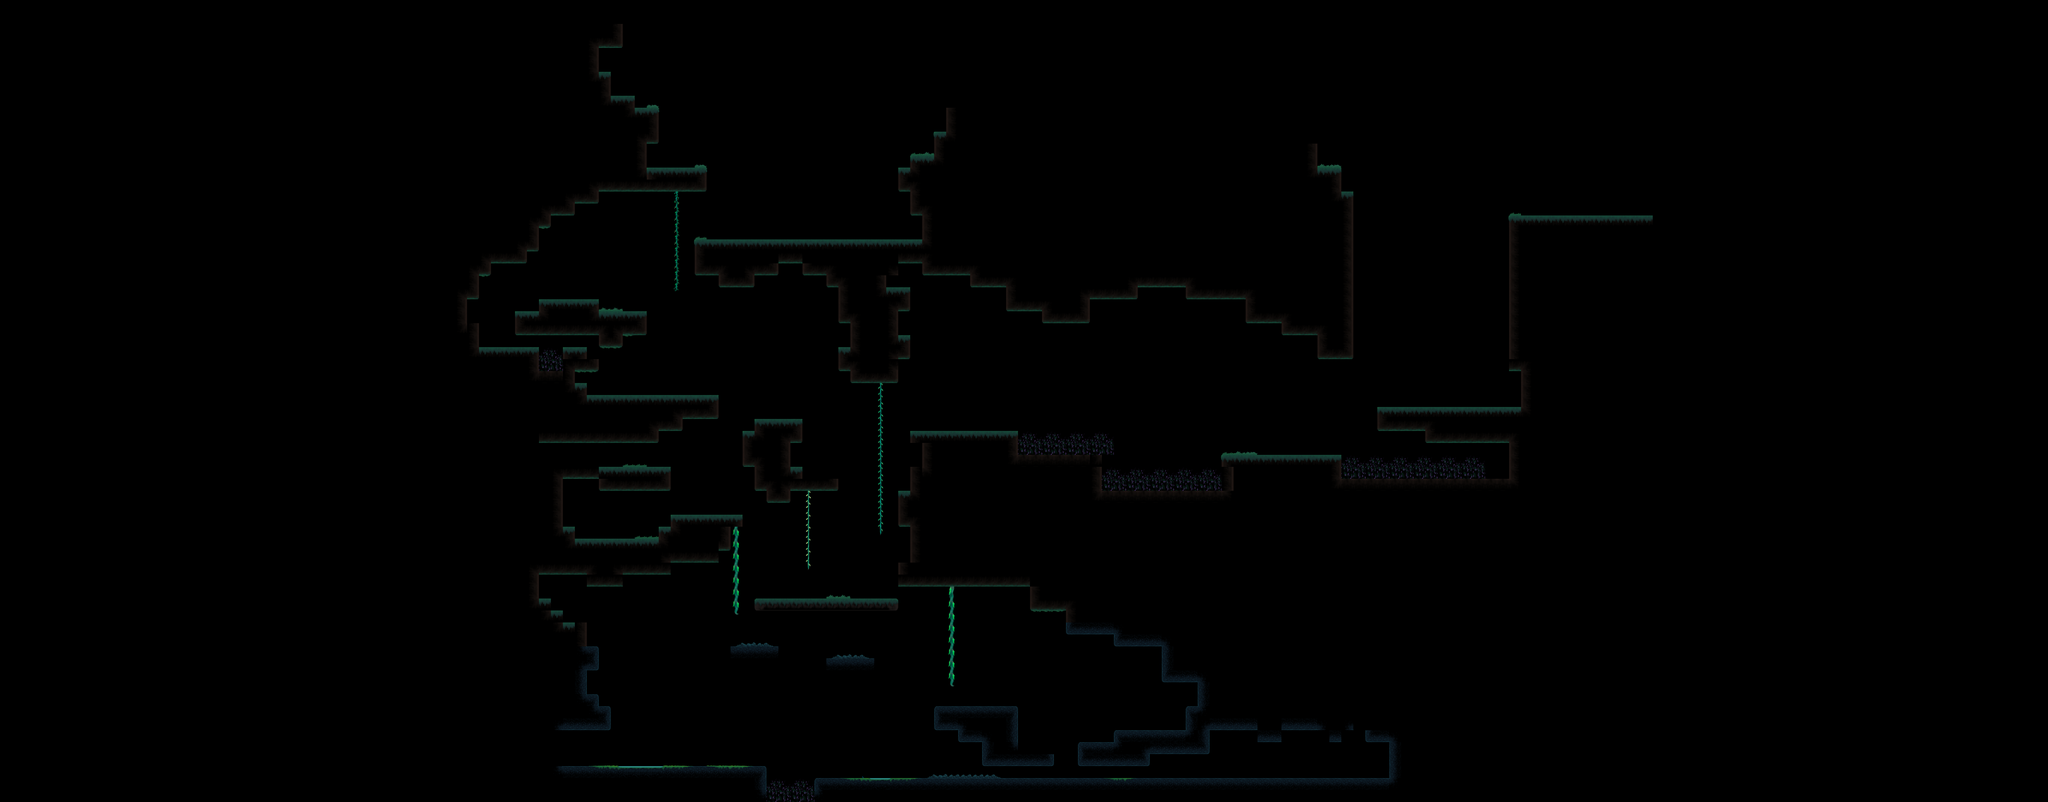

Below is a game level as drawn by its tile map, then a one-line description and the .tmx that defines it (tile-layer data replaced by summaries):
An orthogonal 171x67 tile map with 64x64 px tiles, 10 tile layers (Background, Background_Fog, Layer_4, Layer_3, ...), 1 hidden layer not drawn, 37 tilesets and 359 objects (8x Hook, 6x Scurver, 5x Dreadspire, 4x CaveDrop, 4x LifePlant, ...).

<map version="1.10" tiledversion="1.11.2" orientation="orthogonal" renderorder="right-down" width="171" height="67" tilewidth="64" tileheight="64" infinite="0" nextlayerid="74" nextobjectid="5623">
 <tileset firstgid="1" name="Mangrove_background" tilewidth="64" tileheight="64" tilecount="480" columns="30">
  <image source="../Environment/Mangrove_background.png" width="1920" height="1080" />
 </tileset>
 <tileset firstgid="481" name="Mangrove_Tree1" tilewidth="64" tileheight="64" tilecount="1140" columns="30">
  <image source="../Environment/Mangrove_Tree1.png" width="1920" height="2444" />
 </tileset>
 <tileset firstgid="1621" name="Mangrove_Tree1.1" tilewidth="64" tileheight="64" tilecount="1140" columns="30">
  <image source="../Environment/Mangrove_Tree1.1.png" width="1920" height="2444" />
 </tileset>
 <tileset firstgid="2761" name="Mangrove_Tree1.2" tilewidth="64" tileheight="64" tilecount="1140" columns="30">
  <image source="../Environment/Mangrove_Tree1.2.png" width="1920" height="2444" />
 </tileset>
 <tileset firstgid="3901" name="Mangrove_Tree2.1" tilewidth="64" tileheight="64" tilecount="480" columns="30">
  <image source="../Environment/Mangrove_Tree2.1.png" width="1920" height="1080" />
 </tileset>
 <tileset firstgid="4381" name="Mangrove_Tree2.2" tilewidth="64" tileheight="64" tilecount="480" columns="30">
  <image source="../Environment/Mangrove_Tree2.2.png" width="1920" height="1080" />
 </tileset>
 <tileset firstgid="4861" name="Mangrove_Tree2" tilewidth="64" tileheight="64" tilecount="480" columns="30">
  <image source="../Environment/Mangrove_Tree2.png" width="1920" height="1080" />
 </tileset>
 <tileset firstgid="5341" name="Mangrove_Tree3.1" tilewidth="64" tileheight="64" tilecount="480" columns="30">
  <image source="../Environment/Mangrove_Tree3.1.png" width="1920" height="1080" />
 </tileset>
 <tileset firstgid="5821" name="Mangrove_Tree3.2" tilewidth="64" tileheight="64" tilecount="480" columns="30">
  <image source="../Environment/Mangrove_Tree3.2.png" width="1920" height="1080" />
 </tileset>
 <tileset firstgid="6301" name="Mangrove_Tree3" tilewidth="64" tileheight="64" tilecount="480" columns="30">
  <image source="../Environment/Mangrove_Tree3.png" width="1920" height="1080" />
 </tileset>
 <tileset firstgid="6781" name="rocas1" tilewidth="64" tileheight="64" tilecount="480" columns="30">
  <image source="../Environment/rocas1.png" width="1920" height="1080" />
 </tileset>
 <tileset firstgid="7261" name="rocas2" tilewidth="64" tileheight="64" tilecount="480" columns="30">
  <image source="../Environment/rocas2.png" width="1920" height="1080" />
 </tileset>
 <tileset firstgid="7741" name="rocas3" tilewidth="64" tileheight="64" tilecount="480" columns="30">
  <image source="../Environment/rocas3.png" width="1920" height="1080" />
 </tileset>
 <tileset firstgid="8221" name="rocas4" tilewidth="64" tileheight="64" tilecount="480" columns="30">
  <image source="../Environment/rocas4.png" width="1920" height="1080" />
 </tileset>
 <tileset firstgid="8701" name="Mangrove_Fog3" tilewidth="64" tileheight="64" tilecount="1140" columns="30">
  <image source="../Environment/Mangrove_Fog3.png" width="1920" height="2444" />
 </tileset>
 <tileset firstgid="9841" name="Mangrove_Fog1" tilewidth="64" tileheight="64" tilecount="1140" columns="30">
  <image source="../Environment/Mangrove_Fog1.png" width="1920" height="2444" />
 </tileset>
 <tileset firstgid="10981" name="niebla_fondo" tilewidth="64" tileheight="64" tilecount="480" columns="30">
  <image source="../Environment/niebla_fondo.png" width="1920" height="1080" />
 </tileset>
 <tileset firstgid="11461" name="niebla2" tilewidth="64" tileheight="64" tilecount="480" columns="30">
  <image source="../Environment/niebla2.png" width="1920" height="1080" />
 </tileset>
 <tileset firstgid="11941" name="Mangrove_Foreground_Tree" tilewidth="64" tileheight="64" tilecount="480" columns="30">
  <image source="../Environment/Mangrove_Foreground_Tree.png" width="1920" height="1080" />
 </tileset>
 <tileset firstgid="12421" name="Mangrove_Foreground_Plants" tilewidth="64" tileheight="64" tilecount="480" columns="30">
  <image source="../Environment/Mangrove_Foreground_Plants.png" width="1920" height="1080" />
 </tileset>
 <tileset firstgid="12901" name="Mangrove_Plants" tilewidth="64" tileheight="64" tilecount="1140" columns="30">
  <image source="../Environment/Mangrove_Plants.png" width="1920" height="2444" />
 </tileset>
 <tileset firstgid="14041" name="Cave_Mangrove_Background" tilewidth="64" tileheight="64" tilecount="1140" columns="30">
  <image source="../Environment/Cave_Mangrove_Background.png" width="1920" height="2444" />
 </tileset>
 <tileset firstgid="15181" name="spike_puple" tilewidth="64" tileheight="64" tilecount="4" columns="2">
  <image source="../Props/spike_puple.png" width="128" height="128" />
 </tileset>
 <tileset firstgid="15185" name="piedras0" tilewidth="64" tileheight="64" tilecount="480" columns="30">
  <image source="../Environment/piedras0.png" width="1920" height="1080" />
 </tileset>
 <tileset firstgid="15665" name="MapMetadata" tilewidth="64" tileheight="64" tilecount="2" columns="2">
  <image source="MapMetadata.png" width="128" height="64" />
 </tileset>
 <tileset firstgid="15667" name="Mangrove_Tree4.1" tilewidth="64" tileheight="64" tilecount="480" columns="30">
  <image source="../Environment/Mangrove_Tree4.1.png" width="1920" height="1080" />
 </tileset>
 <tileset firstgid="16147" name="Mangrove_Tree4" tilewidth="64" tileheight="64" tilecount="480" columns="30">
  <image source="../Environment/Mangrove_Tree4.png" width="1920" height="1080" />
 </tileset>
 <tileset firstgid="16627" name="Mangrove_Plants0" tilewidth="64" tileheight="64" tilecount="990" columns="30">
  <image source="../Environment/Mangrove_Plants0.png" width="1920" height="2160" />
 </tileset>
 <tileset firstgid="17617" name="lianas" tilewidth="64" tileheight="64" tilecount="225" columns="15">
  <image source="../Props/lianas.png" width="1000" height="1000" />
 </tileset>
 <tileset firstgid="17842" name="gancho_araña" tilewidth="64" tileheight="64" tilecount="18" columns="9">
  <image source="../Props/gancho_araña.png" width="576" height="190" />
 </tileset>
 <tileset firstgid="17860" name="tiles_manglar2" tilewidth="64" tileheight="64" tilecount="100" columns="10">
  <image source="../Props/tiles_manglar2.png" width="640" height="640" />
 </tileset>
 <tileset firstgid="17960" name="Plantas_v2" tilewidth="64" tileheight="64" tilecount="24" columns="12">
  <image source="../Props/Plantas_v2.png" width="768" height="128" />
 </tileset>
 <tileset firstgid="17984" name="tiles_cave2" tilewidth="64" tileheight="64" tilecount="100" columns="10">
  <image source="../Props/tiles_cave2.png" width="640" height="640" />
 </tileset>
 <tileset firstgid="18084" name="Prueba_change" tilewidth="64" tileheight="64" tilecount="1140" columns="30">
  <image source="../Props/Prueba_change.png" width="1920" height="2444" />
 </tileset>
 <tileset firstgid="19224" source="Lianas_v3.tsx" />
 <tileset firstgid="19256" source="../Props/tiles_manglar2.tsx" />
 <tileset firstgid="19356" source="../Props/tiles_cave2.tsx" />
 <group id="70" name="Background" offsetx="66" offsety="-66">
  <properties>
   <property name="Draw" type="bool" value="true" />
  </properties>
 </group>
 <layer id="44" name="Background" width="171" height="67" offsetx="-0.0146359" offsety="0.00748166" parallaxx="0" parallaxy="0">
  <properties>
   <property name="Draw" type="bool" value="true" />
  </properties>
  <data>[11457 cells, 0 non-empty, 0 distinct tile ids]</data>
 </layer>
 <layer id="56" name="Background_Fog" width="171" height="67" parallaxx="0" parallaxy="0">
  <properties>
   <property name="Draw" type="bool" value="true" />
  </properties>
  <data>[11457 cells, 0 non-empty, 0 distinct tile ids]</data>
 </layer>
 <layer id="49" name="Layer_4" width="171" height="67" parallaxx="0" parallaxy="0">
  <properties>
   <property name="Draw" type="bool" value="true" />
  </properties>
  <data>[11457 cells, 0 non-empty, 0 distinct tile ids]</data>
 </layer>
 <layer id="48" name="Layer_3" width="171" height="67" parallaxx="0" parallaxy="0">
  <properties>
   <property name="Draw" type="bool" value="true" />
  </properties>
  <data>[11457 cells, 0 non-empty, 0 distinct tile ids]</data>
 </layer>
 <layer id="47" name="Layer_2" width="171" height="67" parallaxx="0" parallaxy="0">
  <properties>
   <property name="Draw" type="bool" value="true" />
  </properties>
  <data>[11457 cells, 0 non-empty, 0 distinct tile ids]</data>
 </layer>
 <layer id="45" name="Trees" width="171" height="67" parallaxx="0" parallaxy="0">
  <properties>
   <property name="Draw" type="bool" value="true" />
  </properties>
  <data>[11457 cells, 0 non-empty, 0 distinct tile ids]</data>
 </layer>
 <layer id="50" name="Fog_1" width="171" height="67" parallaxx="0" parallaxy="0">
  <properties>
   <property name="Draw" type="bool" value="true" />
  </properties>
  <data>[11457 cells, 0 non-empty, 0 distinct tile ids]</data>
 </layer>
 <layer id="23" name="Platforms" width="171" height="67" parallaxx="0" parallaxy="0">
  <properties>
   <property name="Draw" type="bool" value="true" />
  </properties>
  <data>[11457 cells, 3237 non-empty, 92 distinct tile ids]</data>
 </layer>
 <layer id="72" name="Light" width="171" height="67">
  <properties>
   <property name="Draw" type="bool" value="true" />
  </properties>
  <data>[11457 cells, 0 non-empty, 0 distinct tile ids]</data>
 </layer>
 <layer id="54" name="Forward_Layer" width="171" height="67" parallaxx="0" parallaxy="0">
  <properties>
   <property name="Draw" type="bool" value="true" />
   <property name="Forward" type="bool" value="true" />
  </properties>
  <data>[11457 cells, 0 non-empty, 0 distinct tile ids]</data>
 </layer>
 <layer id="69" name="Navigation" width="171" height="67" visible="0">
  <properties>
   <property name="Navigation" type="bool" value="true" />
  </properties>
  <data>[11457 cells, 3370 non-empty, 1 distinct tile ids]</data>
 </layer>
 <objectgroup id="70" name="DownCamera">
  <object id="4441" x="3264" y="3776" width="1216" height="320" />
 </objectgroup>
 <objectgroup id="73" name="RightCamera">
  <object id="5388" x="5120" y="2048" width="512" height="256" />
 </objectgroup>
 <objectgroup id="63" name="Spikes">
  <object id="3902" name="Spikes" x="4096" y="4170" width="256" height="64" />
  <object id="4746" x="7168" y="2432" width="704" height="64" />
  <object id="4842" x="5440" y="2309" width="444" height="58.7576" />
  <object id="4889" x="2880.67" y="1859" width="127.333" height="57.6667" />
  <object id="4844" x="5888" y="2496" width="637.939" height="126.667" />
 </objectgroup>
 <objectgroup id="64" name="Abilities">
  <object id="3996" name="Dash" x="6592" y="4032" width="384" height="128" />
  <object id="4914" name="Hook" x="4416" y="1152" width="384" height="128" />
 </objectgroup>
 <objectgroup id="65" name="NPC" />
 <objectgroup id="25" name="Doors">
  <properties>
   <property name="Doors" type="bool" value="true" />
  </properties>
  <object id="4190" name="Map1" x="3200" y="3904" width="64" height="192">
   <properties>
    <property name="PlayerPosX" type="int" value="7936" />
    <property name="PlayerPosY" type="int" value="640" />
    <property name="TargetScene" type="int" value="1" />
   </properties>
  </object>
  <object id="4654" name="Map69" x="3200" y="2368" width="64" height="129.333">
   <properties>
    <property name="PlayerPosX" type="int" value="320" />
    <property name="PlayerPosY" type="int" value="704" />
    <property name="TargetScene" type="int" value="69" />
   </properties>
  </object>
  <object id="4947" x="2880" y="3072" height="128" />
  <object id="4948" x="2880" y="3200" width="64" />
  <object id="4949" x="2944" y="3200" height="64" />
  <object id="4950" x="2944" y="3264" width="64" />
  <object id="4951" x="3008" y="3264" height="64" />
  <object id="4952" x="3008" y="3328" width="64" />
  <object id="4956" x="3136" y="3456" width="64" />
  <object id="4957" x="3200" y="3456" height="64" />
  <object id="4958" x="3200" y="3520" height="64" />
  <object id="4959" x="3136" y="3584" width="64" />
  <object id="4960" x="3136" y="3584" height="128" />
  <object id="4961" x="3136" y="3712" width="64" />
  <object id="4962" x="3200" y="3712" height="64" />
  <object id="4963" x="3200" y="3776" width="64" />
  <object id="4964" x="3264" y="3776" height="64" />
  <object id="4965" x="3200" y="3840" width="64" />
  <object id="4966" x="3200" y="3840" height="64" />
  <object id="4967" name="Nieve" x="8576" y="832" width="64" height="320">
   <properties>
    <property name="PlayerPosX" type="int" value="456" />
    <property name="PlayerPosY" type="int" value="504" />
    <property name="TargetScene" type="int" value="531" />
   </properties>
  </object>
 </objectgroup>
 <objectgroup id="61" name="Props">
  <object id="4179" name="CaveDrop" x="5248" y="3136" width="64" height="64" />
  <object id="4193" name="Checkpoint" x="3456" y="3776" width="384" height="320" />
  <object id="4246" name="CaveDrop" x="4096" y="3520" width="64" height="64" />
  <object id="4248" name="CaveDrop" x="4480" y="3584" width="64" height="64" />
  <object id="4249" name="CaveDrop" x="4928" y="3136" width="64" height="64" />
  <object id="4931" name="LifePlant" x="5312" y="2112" width="64" height="64" />
  <object id="5540" name="LifePlant" x="6144" y="3712" width="64" height="64" />
  <object id="4999" name="LifePlant" x="3264" y="2688" width="64" height="64" />
  <object id="4932" name="LifePlant" x="8384" y="960" width="64" height="64" />
  <object id="4968" name="LifePlantMax" x="3520" y="704" width="192" height="192" />
  <object id="4970" name="LifePlantMax" x="3840" y="3904" width="192" height="192" />
 </objectgroup>
 <objectgroup id="62" name="Liana">
  <object id="3922" x="5056" y="3136" width="64" height="576" />
  <object id="3935" x="3904" y="2752" width="64" height="578" />
  <object id="4676" x="4288" y="2624" width="64" height="448" />
  <object id="4908" x="3584" y="1028" width="64" height="572" />
  <object id="4677" x="4672" y="2048" width="64" height="832.364" />
 </objectgroup>
 <objectgroup id="73" name="Zones" />
 <objectgroup id="58" name="Wall">
  <object id="3905" x="4672" y="3520" height="64" />
  <object id="3906" x="4416" y="3520" height="64" />
  <object id="3907" x="4416" y="3584" width="256" />
  <object id="3908" x="3904" y="3520" width="256" />
  <object id="3909" x="3904" y="3456" height="64" />
  <object id="3910" x="4160" y="3456" height="64" />
  <object id="3926" x="4672" y="2560" height="64" />
  <object id="4413" x="10240" y="768" height="64" />
  <object id="4789" x="5759" y="4032" height="58.3636" />
  <object id="4802" x="4992" y="3776" height="64" />
  <object id="4847" x="4800" y="3008" height="128" />
  <object id="4848" x="4800" y="3008" width="64" />
  <object id="4865" x="4928" y="2368" height="64" />
 </objectgroup>
 <objectgroup id="26" name="Collisions">
  <object id="3868" x="2944" y="4096" width="1152" />
  <object id="3869" x="4096" y="4288" width="256" />
  <object id="3904" x="4416" y="3520" width="256" />
  <object id="3911" x="3904" y="3456" width="256" />
  <object id="4675" x="4352" y="2624" height="64" />
  <object id="4681" x="4800" y="3136" height="64" />
  <object id="4685" x="4800" y="3200" height="64" />
  <object id="4686" x="4032" y="3200" width="768" height="64">
   <properties>
    <property name="Navigation" type="bool" value="true" />
   </properties>
  </object>
  <object id="4704" x="4800" y="3136" width="640" />
  <object id="4785" x="5248.49" y="4088.25" width="383.511" />
  <object id="4792" x="5952" y="3904" width="384" />
  <object id="4794" x="4992" y="3776" width="320" />
  <object id="4795" x="5312" y="3776" width="128" />
  <object id="4796" x="5440" y="3776" height="64" />
  <object id="4818" x="7104" y="3968" width="64" />
  <object id="4819" x="7104" y="3904" height="64" />
  <object id="4820" x="6976" y="3904" width="128" />
  <object id="4872" x="3136" y="2048" height="64" />
  <object id="4873" x="3072" y="2048" width="64" />
  <object id="4874" x="3072" y="1984" height="64" />
  <object id="4875" x="3072" y="1984" width="128" />
  <object id="4876" x="3200" y="1920" height="64" />
  <object id="4877" x="3136" y="1920" width="64" />
  <object id="4878" x="3136" y="1856" height="64" />
  <object id="4879" x="3008" y="1856" width="128" />
  <object id="4881" x="3008" y="1792" width="192" />
  <object id="4882" x="3200" y="1792" height="64" />
  <object id="4883" x="3200" y="1856" width="64" />
  <object id="4886" x="3200" y="1664" width="64" />
  <object id="4891" x="2752" y="1792" width="256" />
  <object id="4893" x="2752" y="1728" height="64" />
  <object id="4895" x="3264" y="1664" width="192" />
  <object id="4896" x="3456" y="1664" height="64" />
  <object id="4898" x="2560" y="1728" height="128" />
  <object id="4899" x="2496" y="1728" width="64" />
  <object id="4912" x="4160" y="1024" width="64" height="64" />
  <object id="5008" x="5440" y="3840" height="128" />
  <object id="5011" x="5632" y="4032" height="56.75" />
  <object id="5032" x="4864" y="2368" width="64" />
  <object id="5033" x="4864" y="2304" height="64" />
  <object id="5034" x="4864" y="2304" width="576" />
  <object id="5035" x="5440" y="2304" height="64" />
  <object id="5046" x="5888" y="2368" height="128" />
  <object id="5104" x="6528" y="2432" width="640" />
  <object id="5105" x="6528" y="2432" height="64" />
  <object id="5108" x="7360" y="2176" width="768" />
  <object id="5148" x="4032" y="2240" width="256" />
  <object id="5149" x="4288" y="2240" height="64" />
  <object id="5150" x="4032" y="2240" height="64" />
  <object id="5159" x="3520" y="2304" height="64" />
  <object id="5164" x="3264" y="2368" width="256" />
  <object id="5167" x="3712" y="1280" height="192" />
  <object id="5206" x="7168" y="1024" width="64" />
  <object id="5207" x="7168" y="1920" width="64" />
  <object id="5208" x="7232" y="1024" height="896" />
  <object id="5233" x="8064" y="1152" width="64" />
  <object id="5235" x="8064" y="1152" height="768" />
  <object id="5236" x="8128" y="1152" width="448" />
  <object id="5258" x="4352" y="4160" width="2816" />
  <object id="5259" x="2496" y="1600" height="128" />
  <object id="5260" x="2496" y="1600" width="64" />
  <object id="5261" x="2560" y="1472" height="128" />
  <object id="5262" x="2560" y="1472" width="64" />
  <object id="5263" x="2624" y="1408" height="64" />
  <object id="5264" x="2624" y="1408" width="192" />
  <object id="5265" x="2816" y="1344" height="64" />
  <object id="5266" x="2816" y="1344" width="64" />
  <object id="5267" x="2880" y="1216" height="128" />
  <object id="5268" x="2880" y="1216" width="64" />
  <object id="5269" x="2944" y="1152" height="64" />
  <object id="5270" x="2944" y="1152" width="128" />
  <object id="5271" x="3072" y="1088" height="64" />
  <object id="5272" x="3072" y="1088" width="128" />
  <object id="5273" x="3200" y="1024" height="64" />
  <object id="5274" x="3200" y="1024" width="576" />
  <object id="5275" x="3776" y="896" height="128" />
  <object id="5276" x="3456" y="896" width="320" />
  </objectgroup>
 <objectgroup id="67" name="HookAnchors">
  <!-- 7 objects omitted --></objectgroup>
 <objectgroup id="57" name="WallSlide">
  <!-- 2 objects omitted --></objectgroup>
 <objectgroup id="60" name="Enemies">
  <!-- 15 objects omitted --></objectgroup>
 <objectgroup id="66" name="HelpZone">
  <!-- 2 objects omitted --></objectgroup>
 <objectgroup id="71" name="Zones" />
</map>
<!-- 224 of 359 objects omitted -->
